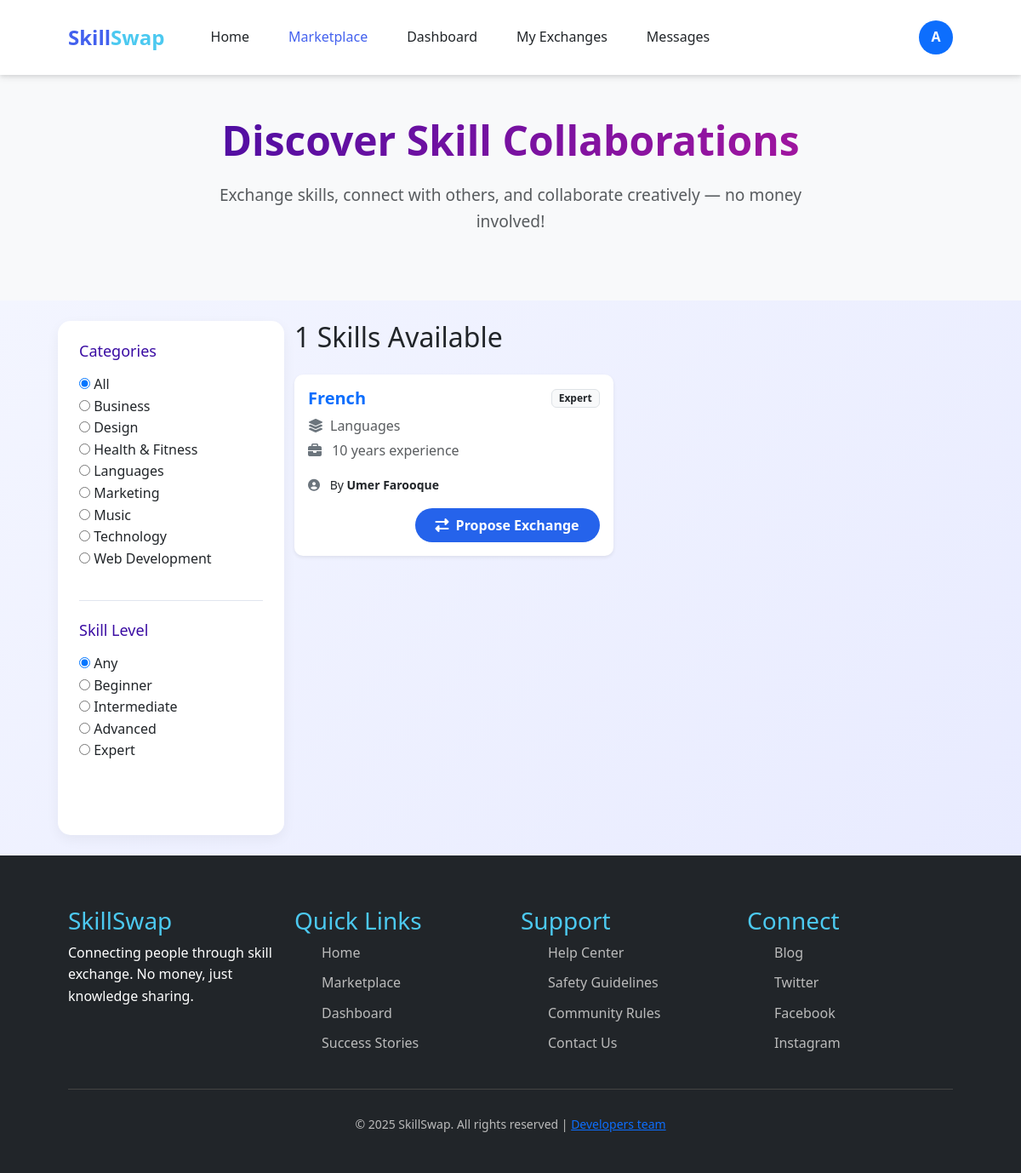
The app's page /marketplace/ (signed in) with its own data.
### main/models.py (models this page shows, shortened)
class Category(models.Model):
    name = models.CharField(max_length=100, unique=True)
    class Meta:
        verbose_name_plural = "Categories"
        ordering = ["name"]

class UserSkill(models.Model):
    SKILL_ROLE = (
        ("offer", "Can Offer"),
        ("seek", "Looking For"),
    )
    PROFICIENCY_CHOICES = [
        ("beginner", "Beginner"),
        ("intermediate", "Intermediate"),
        ("advanced", "Advanced"),
        ("expert", "Expert"),
    ]
    user = models.ForeignKey(User, on_delete=models.CASCADE)
    skill = models.ForeignKey(Skill, on_delete=models.CASCADE)
    role = models.CharField(max_length=10, choices=SKILL_ROLE, default="offer")
    proficiency = models.CharField(
        max_length=20, choices=PROFICIENCY_CHOICES, default="beginner"
    )
    experience_years = models.PositiveIntegerField(default=0)
    class Meta:
        unique_together = ("user", "skill", "role")
        indexes = [
            models.Index(fields=["role"]),
            models.Index(fields=["proficiency"]),
            models.Index(fields=["user", "role"]),
        ]

class Skill(models.Model):
    name = models.CharField(max_length=100, unique=True)
    category = models.ForeignKey(
        Category,
        on_delete=models.SET_NULL,
        null=True,
        blank=True,
        related_name="skills",
    )

class UserProfile(models.Model):
    user = models.OneToOneField(User, on_delete=models.CASCADE)
    full_name = models.CharField(max_length=150)
    bio = models.TextField()
    location = models.CharField(max_length=100)
    certifications = models.FileField(
        upload_to="certifications/", blank=True, null=True
    )
    created_at = models.DateTimeField(auto_now_add=True)

### main/views.py (the view)
# urls.py: path('marketplace/', views.marketplace_view, name='marketplace'),
@login_required
def marketplace_view(request):
    categories = Category.objects.all()
    levels = ["Any", "Beginner", "Intermediate", "Advanced", "Expert"]
    category_id = request.GET.get("category")
    level = request.GET.get("level")
    offered_skills = (
        UserSkill.objects.filter(role="offer")
        .exclude(user=request.user)
        .select_related("user", "user__userprofile", "skill", "skill__category")
    )
    if category_id and category_id.lower() != "all":
        offered_skills = offered_skills.filter(skill__category_id=category_id)
    if level and level.lower() != "any":
        offered_skills = offered_skills.filter(proficiency__iexact=level)
    context = {
        "categories": categories,
        "skills": offered_skills,
        "levels": levels,
        "selected_category": category_id or "all",
        "selected_level": level or "any",
    }
    return render(request, "marketplace.html", context)

### main/templates/marketplace.html (shortened to what this page needs)
{% extends "base.html" %}
{% load static %}
{% block styles %}
<link rel="stylesheet" href="{% static 'css/home.css' %}">
{% endblock %}
{% block content %}
<section class="marketplace-hero py-5 text-center bg-light">
    <div class="container">
        <h1 class="fw-bold">Discover Skill Collaborations</h1>
        <p class="text-muted">
            Exchange skills, connect with others, and collaborate creatively — no money involved!
        </p>
    </div>
</section>
<div class="container py-4">
    <div class="row">
        <div class="col-md-3 filters-sidebar">
            <div class="filter-section mb-4">
                <h3>Categories</h3>
                <ul class="list-unstyled">
                    <li>
                        <input type="radio" id="cat-all" name="category"
                               {% if not request.GET.category %}checked{% endif %}
                               onchange="applyFilters('all','{{ request.GET.level|default:'' }}')">
                        <label for="cat-all">All</label>
                    </li>
                    {% for category in categories %}
                    <li>
                        <input type="radio" id="cat{{ category.id }}" name="category"
                               value="{{ category.id }}"
                               onchange="applyFilters('{{ category.id }}','{{ request.GET.level|default:'' }}')">
                        <label for="cat{{ category.id }}">{{ category.name }}</label>
                    </li>
                    {% empty %}
                    <li class="text-muted">No categories found.</li>
                    {% endfor %}
                </ul>
            </div>
            <div class="filter-section">
                <h3>Skill Level</h3>
                <ul class="list-unstyled">
                    {% for lvl in levels %}
                    <li>
                        <input type="radio" id="level-{{ lvl|lower }}" name="level"
                               value="{{ lvl }}"
                               {% if selected_level|lower == lvl|lower %}checked{% endif %}
                               onchange="applyFilters('{{ request.GET.category|default:'all' }}','{{ lvl }}')">
                        <label for="level-{{ lvl|lower }}">{{ lvl }}</label>
                    </li>
                    {% endfor %}
                </ul>
            </div>
        </div>
        <div class="col-md-9">
            <div class="d-flex justify-content-between align-items-center mb-3">
                <h2>{{ skills|length }} Skills Available</h2>
            </div>
            <div class="skills-grid">
                {% for uskill in skills %}
  <div class="card shadow-sm border-0 skill-card mb-4">
  <div class="card-body">
    <div class="d-flex justify-content-between align-items-center mb-2">
      <h5 class="card-title text-primary fw-bold mb-0">
        {{ uskill.skill.name }}
      </h5>
      <span class="badge bg-light text-dark border">{{ uskill.get_proficiency_display }}</span>
    </div>
    <p class="text-muted mb-1">
      <i class="fas fa-layer-group me-2 text-secondary"></i>{{ uskill.skill.category.name }}
    </p>
    <p class="text-muted mb-1">
      <i class="fas fa-briefcase me-2 text-secondary"></i>
      {{ uskill.experience_years }} year{{ uskill.experience_years|pluralize }} experience
    </p>
    <p class="mt-3 mb-3 small">
      <i class="fas fa-user-circle me-2 text-secondary"></i>
      By
      <a href="{% url 'profile' uskill.user.id %}" class="fw-semibold text-decoration-none text-dark">
        {{ uskill.user.userprofile.full_name|default:uskill.user.username }}
      </a>
    </p>
    <div class="text-end">
      <a href="{% url 'propose_exchange' uskill.id %}" class="btn btn-primary px-4 py-2 fw-semibold rounded-pill">
        <i class="fas fa-exchange-alt me-2"></i>Propose Exchange
      </a>
    </div>
  </div>
</div>
                {% empty %}
                <p class="text-muted">No skills found matching your filters.</p>
                {% endfor %}
            </div>
        </div>
    </div>
</div>
{% endblock %}

### main/templates/base.html (shortened to what this page needs)
{% load static %}
<!DOCTYPE html>
<html lang="en">
<head>
    {% block styles %} {% endblock styles %}
    <link rel="stylesheet" href="https://cdn.jsdelivr.net/npm/bootstrap@5.3.0/dist/css/bootstrap.min.css">
    <link rel="stylesheet" href="https://cdnjs.cloudflare.com/ajax/libs/font-awesome/6.4.0/css/all.min.css">
    <link rel="stylesheet" href="{% static 'css/style.css' %}">
</head>
<body>
    <header>
  <nav class="navbar navbar-expand-lg navbar-light bg-white shadow-sm">
    <div class="container">
      <a class="navbar-brand logo" href="{% url 'marketplace' %}">
        Skill<span>Swap</span>
      </a>
      <div class="collapse navbar-collapse" id="navbarNav">
        <ul class="navbar-nav me-auto nav-links">
          <li class="nav-item">
            <a class="nav-link {% if request.resolver_match.url_name == 'index' %}active{% endif %}" href="{% url 'index' %}">Home</a>
          </li>
          <li class="nav-item">
            <a class="nav-link {% if request.resolver_match.url_name == 'marketplace' %}active{% endif %}" href="{% url 'marketplace' %}">Marketplace</a>
          </li>
          <li class="nav-item">
            <a class="nav-link {% if request.resolver_match.url_name == 'dashboard' %}active{% endif %}" href="{% url 'dashboard' %}">Dashboard</a>
          </li>
          {% if user.is_authenticated %}
          <li class="nav-item">
            <a class="nav-link {% if request.resolver_match.url_name == 'exchanges' %}active{% endif %}" href="{% url 'exchanges' %}">My Exchanges</a>
          </li>
          <li class="nav-item">
            <a class="nav-link {% if request.resolver_match.url_name == 'messages' or request.resolver_match.url_name == 'conversation' %}active{% endif %}" href="{% url 'messages' %}">
              Messages
            </a>
          </li>
          {% endif %}
        </ul>
        <div class="d-flex align-items-center">
          {% if user.is_authenticated %}
            <div class="dropdown">
              <a href="#" class="d-flex align-items-center text-decoration-none dropdown-toggle" id="userDropdown" data-bs-toggle="dropdown" aria-expanded="false">
                <div class="rounded-circle bg-primary text-white d-flex justify-content-center align-items-center" style="width:40px; height:40px; font-weight:600;">
                  {% if user.first_name %}
                    {{ user.first_name|slice:":1"|upper }}
                  {% else %}
                    {{ user.username|slice:":1"|upper }}
                  {% endif %}
                </div>
              </a>
            </div>
          {% else %}
            <a href="{% url 'login' %}" class="btn btn-outline me-2">Log In</a>
            <a href="{% url 'signup' %}" class="btn btn-primary">Register</a>
          {% endif %}
        </div>
      </div>
    </div>
  </nav>
</header>
    <main>
        {% block content %}
        {% endblock content %}
    </main>
    <footer>
        <div class="container">
            <div class="row">
                <div class="col-lg-3 col-md-6 mb-4">
                    <h3>SkillSwap</h3>
                    <p>Connecting people through skill exchange. No money, just knowledge sharing.</p>
                </div>
                <div class="col-lg-3 col-md-6 mb-4">
                    <h3>Quick Links</h3>
                    <ul class="footer-links">
                        <li><a href="{% url 'index' %}">Home</a></li>
                        <li><a href="{% url 'marketplace' %}">Marketplace</a></li>
                        <li><a href="{% url 'dashboard' %}">Dashboard</a></li>
                        <li><a href="#">Success Stories</a></li>
                    </ul>
                </div>
                <div class="col-lg-3 col-md-6 mb-4">
                    <h3>Support</h3>
                    <ul class="footer-links">
                        <li><a href="#">Help Center</a></li>
                        <li><a href="#">Safety Guidelines</a></li>
                        <li><a href="#">Community Rules</a></li>
                        <li><a href="#">Contact Us</a></li>
                    </ul>
                </div>
                <div class="col-lg-3 col-md-6 mb-4">
                    <h3>Connect</h3>
                    <ul class="footer-links">
                        <li><a href="#">Blog</a></li>
                        <li><a href="#">Twitter</a></li>
                        <li><a href="#">Facebook</a></li>
                        <li><a href="#">Instagram</a></li>
                    </ul>
                </div>
            </div>
            <div class="copyright text-center">
                <p>&copy; 2025 SkillSwap. All rights reserved | <a class="secondary-link link-underline-opacity-0" href="{% url "devteam" %}">Developers team</a></p>
            </div>
        </div>
    </footer>
</body>
</html>

### main/static/css/home.css (style rules this page uses)
.marketplace-hero { padding: 120px 0 60px; text-align: center; }
.marketplace-hero h1 { font-size: 3rem; margin-bottom: 20px; background: linear-gradient(135deg, var(--secondary) 0%, var(--magic) 100%); -webkit-background-clip: text; background-clip: text; -webkit-text-fill-color: transparent; }
.filters-sidebar { background: white; border-radius: 15px; padding: 25px; box-shadow: 0 5px 15px rgba(0, 0, 0, 0.05); height: fit-content; position: sticky; top: 100px; }
.filter-section { margin-bottom: 25px; padding-bottom: 20px; border-bottom: 1px solid var(--gray-light); }
.filter-section:last-child { border-bottom: none; }
.filter-section h3 { font-size: 18px; margin-bottom: 15px; color: var(--secondary); display: flex; justify-content: space-between; align-items: center; }
.skills-grid { display: grid; grid-template-columns: repeat(auto-fill, minmax(300px, 1fr)); gap: 25px; }

### main/static/css/style.css (style rules this page uses)
* { margin: 0; padding: 0; box-sizing: border-box; font-family: 'Segoe UI', Tahoma, Geneva, Verdana, sans-serif; }
:root { --primary: #4361ee; --secondary: #3a0ca3; --accent: #4cc9f0; --magic: #b5179e; --light: #f8f9fa; --dark: #212529; --success: #4bb543; --warning: #ff9e00; --error: #e63946; --gray-light: #e1e5ee; --gray-medium: #6c757d; --gray-dark: #495057; }
body { background: linear-gradient(135deg, #f5f7ff 0%, #e6e9ff 100%); color: var(--dark); line-height: 1.6; min-height: 100vh; display: flex; flex-direction: column; }
.container { width: 90%; max-width: 1200px; margin: 0 auto; padding: 0 20px; }
.btn { display: inline-block; padding: 12px 30px; border-radius: 50px; text-decoration: none; font-weight: 600; transition: all 0.3s ease; cursor: pointer; border: none; font-size: 16px; text-align: center; }
.btn-primary { background: var(--primary); color: white; }
header { background: white; box-shadow: 0 2px 10px rgba(0,0,0,0.1); position: sticky; top: 0; z-index: 1000; }
.navbar { display: flex !important; justify-content: space-between !important; align-items: center !important; padding: 20px 0 !important; }
.logo { display: flex; align-items: center; font-size: 24px; font-weight: 700; color: var(--primary); text-decoration: none; }
.logo span { color: var(--accent); }
.nav-links { display: flex; list-style: none; }
.nav-links li { margin-left: 30px; }
.nav-links a { text-decoration: none; color: var(--dark); font-weight: 500; transition: color 0.3s; }
.nav-links a:hover, .nav-links a.active { color: var(--primary); }
.skills-grid { display: grid; grid-template-columns: repeat(auto-fill, minmax(280px, 1fr)); gap: 25px; }
.skill-card { background: white; border-radius: 10px; overflow: hidden; box-shadow: 0 5px 15px rgba(0,0,0,0.05); transition: transform 0.3s; position: relative; }
.marketplace-hero { padding: 120px 0 60px; text-align: center; }
.marketplace-hero h1 { font-size: 3rem; margin-bottom: 20px; background: linear-gradient(135deg, var(--secondary) 0%, var(--magic) 100%); -webkit-background-clip: text; background-clip: text; -webkit-text-fill-color: transparent; }
.marketplace-hero p { font-size: 1.2rem; color: #666; max-width: 700px; margin: 0 auto 30px; }
.filters-sidebar { background: white; border-radius: 15px; padding: 25px; box-shadow: 0 5px 15px rgba(0,0,0,0.05); height: fit-content; position: sticky; top: 100px; }
.filter-section { margin-bottom: 25px; padding-bottom: 20px; border-bottom: 1px solid var(--gray-light); }
.filter-section:last-child { border-bottom: none; }
.filter-section h3 { font-size: 18px; margin-bottom: 15px; color: var(--secondary); display: flex; justify-content: space-between; align-items: center; }
footer { background: var(--dark); color: white; padding: 60px 0 30px; margin-top: auto; }
.footer-links { list-style: none; }
.footer-links li { margin-bottom: 10px; }
.footer-links a { color: #bbb; text-decoration: none; transition: color 0.3s; }
.copyright { text-align: center; padding-top: 30px; border-top: 1px solid #444; color: #bbb; font-size: 14px; }
.text-center { text-align: center; }
.active { color: #4361ee !important; }
footer>.container>.row>div>h3 { color: #4cc9f0; }

### main/templates/marketplace.html (style rules this page uses)
.active { color: white !important; }
.skills-grid { display: grid; grid-template-columns: repeat(auto-fill, minmax(230px, 1fr)); gap: 20px; }
.filters-sidebar { position: sticky; top: 90px; }
.skill-card { transition: all 0.3s ease; border-radius: 15px; background: #fff; }
.skill-card .btn-primary { background: #2563eb; border: none; transition: 0.3s ease; }

### main/templates/base.html (style rules this page uses)
.dropdown-toggle::after { display: none !important; }

### records on screen
Category: category "☐ Business", name "Business"
Category: category "☐ Design", name "Design"
Category: category "☐ Health & Fitness", name "Health & Fitness"
Category: category "☐ Languages", name "Languages"
Category: category "☐ Marketing", name "Marketing"
Category: category "☐ Music", name "Music"
Category: category "☐ Technology", name "Technology"
Category: category "☐ Web Development", name "Web Development"
UserSkill: skill.name "French", proficiency "Expert", skill.category.name "Languages", experience_years "10", user.userprofile.full_name "Umer Farooque"

### other values on screen
{{ user.username|slice:":1"|upper }} "A"
{{ lvl }} "Any" "Beginner" "Intermediate" "Advanced" "Expert"
{{ skills|length }} "1"
